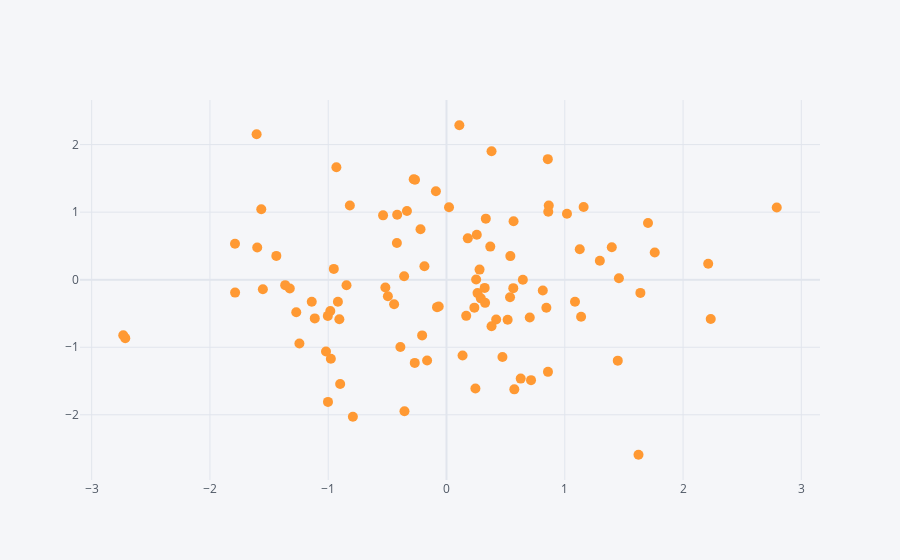

Notebook code cell kept with this figure:
### Code cell
df.iplot(kind='scatter',x='A',y='B',mode='markers',size=10)  #散点图，放进x和y的数据,点图，点大小
